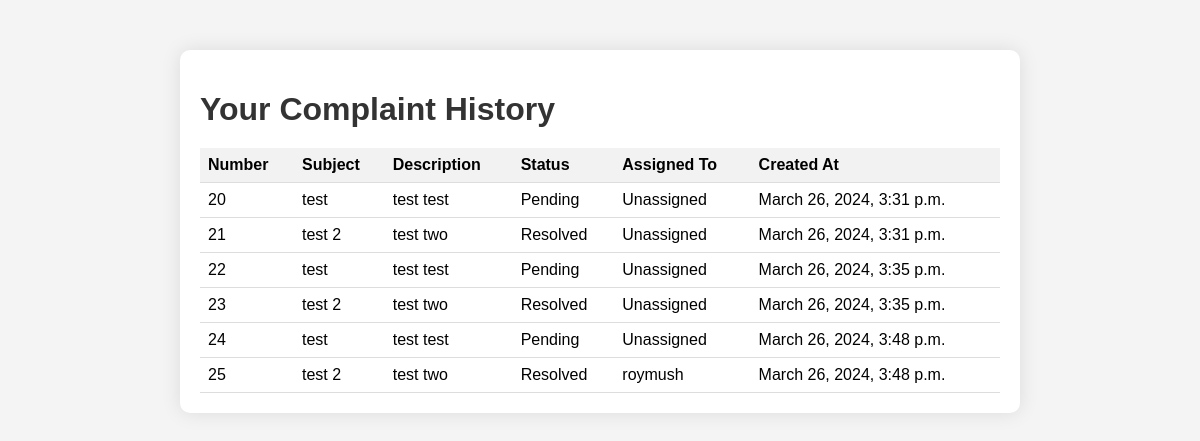
The page /complaint_history/ (signed in) on the database its author committed.
### bincol_pro/models.py (models this page shows, shortened)
class Complaint(models.Model):
    STATUS_CHOICES = (
        ('Pending', 'Pending'),
        ('Resolved', 'Resolved'),
    )
    user = models.ForeignKey(User, on_delete=models.CASCADE)
    number = models.AutoField(primary_key=True)
    subject = models.CharField(max_length=100)
    description = models.TextField()
    status = models.CharField(max_length=20, choices=STATUS_CHOICES, default='Pending')
    assigned_to = models.ForeignKey(User, related_name='assigned_complaints', on_delete=models.SET_NULL, blank=True, null=True)
    created_at = models.DateTimeField(auto_now_add=True)

### bincol_pro/views.py (the view)
# urls.py: path('complaint_history/', views.complaint_history, name='complaint_history'),
def complaint_history(request):
    user_complaints = Complaint.objects.filter(user=request.user)
    return render(request, 'complaint_history.html', {'user_complaints': user_complaints})

### bincol_pro/templates/complaint_history.html (shortened to what this page needs)
<!DOCTYPE html>
<html lang="en">
<head>
</head>
<body>
    <div class="container">
        <h1>Your Complaint History</h1>
        <table>
            <thead>
                <tr>
                    <th>Number</th>
                    <th>Subject</th>
                    <th>Description</th>
                    <th>Status</th>
                    <th>Assigned To</th>
                    <th>Created At</th>
                </tr>
            </thead>
            <tbody>
                {% for complaint in user_complaints %}
                <tr>
                    <td>{{ complaint.number }}</td>
                    <td>{{ complaint.subject }}</td>
                    <td>{{ complaint.description }}</td>
                    <td>{{ complaint.status }}</td>
                    <td>
                        {% if complaint.assigned_to %}
                            {{ complaint.assigned_to.username }}
                        {% else %}
                            Unassigned
                        {% endif %}
                    </td>
                    <td>{{ complaint.created_at }}</td>
                </tr>
                {% empty %}
                <tr>
                    <td colspan="6">No complaints lodged yet.</td>
                </tr>
                {% endfor %}
            </tbody>
        </table>
    </div>
</body>
</html>

### bincol_pro/templates/complaint_history.html (style rules this page uses)
body { font-family: Arial, sans-serif; margin: 0; padding: 0; background-color: #f4f4f4; }
.container { max-width: 800px; margin: 50px auto; padding: 20px; background-color: #fff; border-radius: 10px; box-shadow: 0 0 20px rgba(0, 0, 0, 0.1); }
h1 { color: #333; margin-bottom: 20px; }
table { width: 100%; border-collapse: collapse; }
th, td { padding: 8px; text-align: left; border-bottom: 1px solid #ddd; }
th { background-color: #f2f2f2; }

### rows shown on the page
Complaint: number "20", subject "test", description "test test", status "Pending", shows "Unassigned", created_at "March 26, 2024, 3:31 p.m."
Complaint: number "21", subject "test 2", description "test two", status "Resolved", shows "Unassigned", created_at "March 26, 2024, 3:31 p.m."
Complaint: number "22", subject "test", description "test test", status "Pending", shows "Unassigned", created_at "March 26, 2024, 3:35 p.m."
Complaint: number "23", subject "test 2", description "test two", status "Resolved", shows "Unassigned", created_at "March 26, 2024, 3:35 p.m."
Complaint: number "24", subject "test", description "test test", status "Pending", shows "Unassigned", created_at "March 26, 2024, 3:48 p.m."
Complaint: number "25", subject "test 2", description "test two", status "Resolved", assigned_to.username "roymush", created_at "March 26, 2024, 3:48 p.m."
